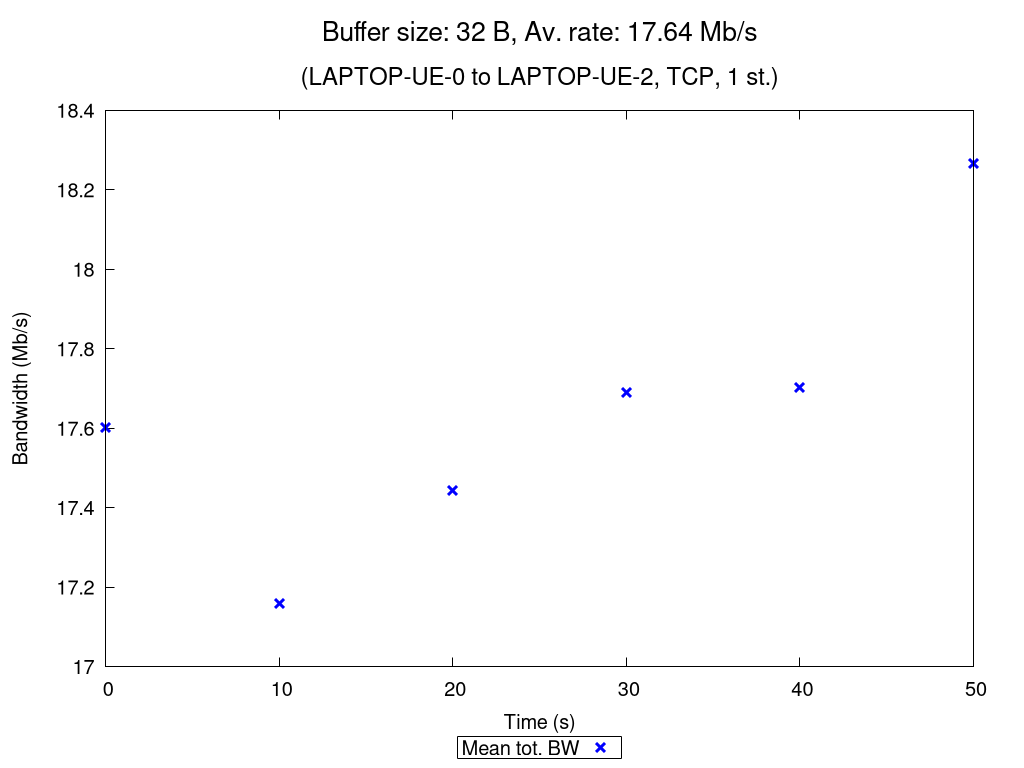

gnuplot code for this plot:
set terminal pngcairo nocrop enhanced size 1024,768 font "Verdana,15"
set output "TCP_1_st_2020_10_18_01-57-48_one2two_00032B.png"

set title "{/=20 Buffer size: 32 B, Av. rate: 17.64 Mb/s}\n\n{/=18 (LAPTOP-UE-0 to LAPTOP-UE-2, TCP, 1 st.)}"

set xlabel "Time (s)"
set ylabel "Bandwidth (Mb/s)"
set ytics nomirror
set key bmargin center horizontal box samplen 1 width -1
set bmargin 4.6
set rmargin 4.5

rf = 1000000.0  # rate factor
set style fill transparent solid 0.2 noborder
set autoscale xfix
plot "TCP_1_st_2020_10_18_01-57-48_one2two_00032B_iperf_processed.dat" using 1:($2/rf-$3/rf):($2/rf+$3/rf) with filledcurves lc rgb "blue" notitle, \
     "" using 1:($2/rf) with points pt 2 ps 1.5 lw 3 lc rgb "blue" title "Mean tot. BW", \
